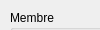
      <widget class="QWidget" name="page_16">
       <property name="geometry">
        <rect>
         <x>0</x>
         <y>0</y>
         <width>100</width>
         <height>30</height>
        </rect>
       </property>
       <attribute name="label">
        <string>Afficher/supprimer un Membre</string>
       </attribute>
       <widget class="QGroupBox" name="groupBox_12">
        <property name="geometry">
         <rect>
          <x>10</x>
          <y>10</y>
          <width>281</width>
          <height>371</height>
         </rect>
        </property>
        <property name="title">
         <string>Membre</string>
        </property>
        <widget class="QLabel" name="label_14">
         <property name="geometry">
          <rect>
           <x>10</x>
           <y>180</y>
           <width>111</width>
           <height>16</height>
          </rect>
         </property>
         <property name="text">
          <string>ID</string>
         </property>
        </widget>
        <widget class="QLineEdit" name="id_3">
         <property name="geometry">
          <rect>
           <x>90</x>
           <y>180</y>
           <width>113</width>
           <height>22</height>
          </rect>
         </property>
        </widget>
        <widget class="QPushButton" name="pushButton_supprimer_m">
         <property name="geometry">
          <rect>
           <x>150</x>
           <y>330</y>
           <width>121</width>
           <height>28</height>
          </rect>
         </property>
         <property name="styleSheet">
          <string notr="true">QPushButton {
padding: 5px;
border-radius: 5px;
background-color:rgb(101, 190, 155);
font-weight: bold;
}
QPushButton:hover
{
color :white;
}</string>
         </property>
         <property name="text">
          <string>Supprimer</string>
         </property>
        </widget>
        <widget class="QPushButton" name="pushButton_afficher_m2">
         <property name="geometry">
          <rect>
           <x>10</x>
           <y>330</y>
           <width>111</width>
           <height>28</height>
          </rect>
         </property>
         <property name="styleSheet">
          <string notr="true">QPushButton {
padding: 5px;
border-radius: 5px;
background-color:rgb(101, 190, 155);
font-weight: bold;
}
QPushButton:hover
{
color :white;
}</string>
         </property>
         <property name="text">
          <string>Afficher</string>
         </property>
        </widget>
       </widget>
       <widget class="QPushButton" name="pushButton_modifier_6">
        <property name="geometry">
         <rect>
          <x>410</x>
          <y>350</y>
          <width>111</width>
          <height>28</height>
         </rect>
        </property>
        <property name="styleSheet">
         <string notr="true">QPushButton {
padding: 5px;
border-radius: 5px;
background-color:rgb(101, 190, 155);
font-weight: bold;
}
QPushButton:hover
{
color :white;
}</string>
        </property>
        <property name="text">
         <string>rechercher</string>
        </property>
       </widget>
       <widget class="QPushButton" name="pushButton_modifier_7">
        <property name="geometry">
         <rect>
          <x>640</x>
          <y>350</y>
          <width>111</width>
          <height>28</height>
         </rect>
        </property>
        <property name="styleSheet">
         <string notr="true">QPushButton {
padding: 5px;
border-radius: 5px;
background-color:rgb(101, 190, 155);
font-weight: bold;
}
QPushButton:hover
{
color :white;
}</string>
        </property>
        <property name="text">
         <string>exporrter PDF</string>
        </property>
       </widget>
       <widget class="QPushButton" name="pushButton_modifier_8">
        <property name="geometry">
         <rect>
          <x>870</x>
          <y>350</y>
          <width>111</width>
          <height>28</height>
         </rect>
        </property>
        <property name="styleSheet">
         <string notr="true">QPushButton {
padding: 5px;
border-radius: 5px;
background-color:rgb(101, 190, 155);
font-weight: bold;
}
QPushButton:hover
{
color :white;
}</string>
        </property>
        <property name="text">
         <string>Imprimer</string>
        </property>
       </widget>
       <widget class="QTableView" name="tableView_m2">
        <property name="geometry">
         <rect>
          <x>300</x>
          <y>20</y>
          <width>721</width>
          <height>331</height>
         </rect>
        </property>
       </widget>
      </widget>
